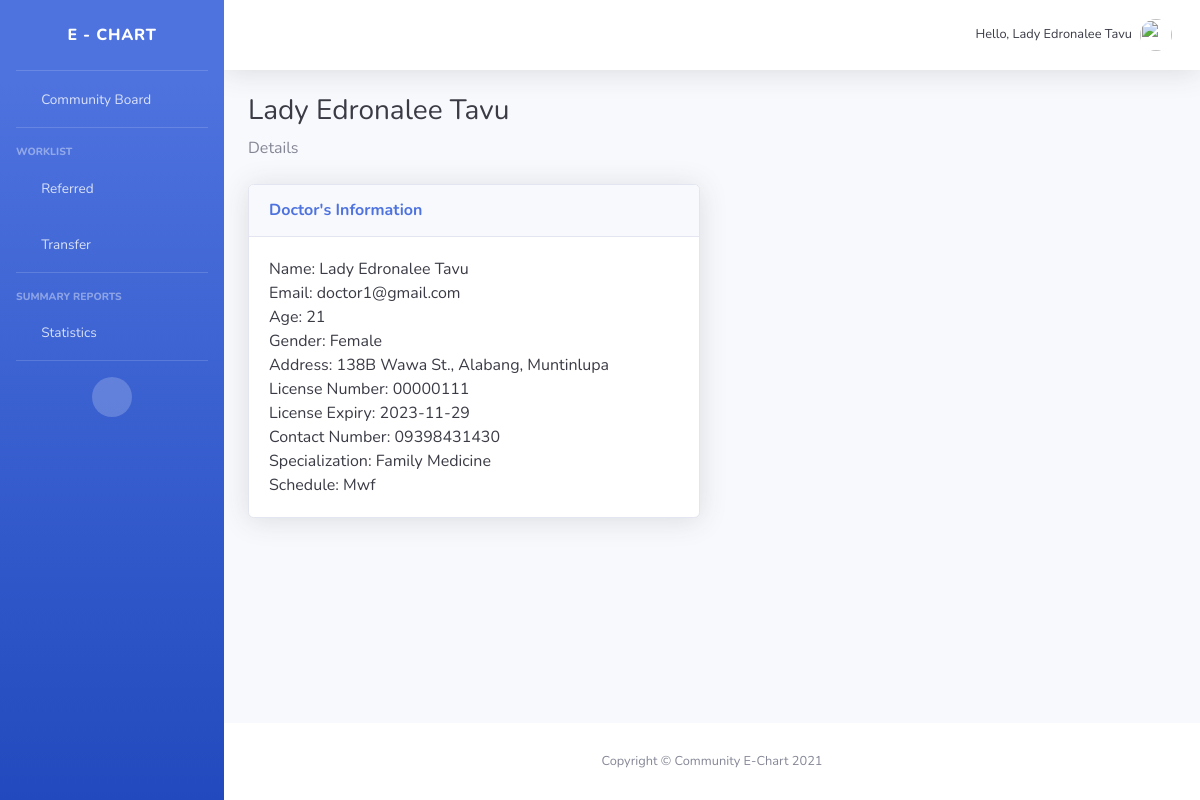
Screenshot of /docinfo/ (signed in) with the database file from the repository.
### account/models.py (models this page shows, shortened)
class Account(AbstractBaseUser, PermissionsMixin):
    email = models.EmailField(verbose_name="email", max_length=60, unique=True)
    date_joined = models.DateTimeField(verbose_name="date joined", auto_now_add=True)
    last_login = models.DateTimeField(verbose_name="last login", auto_now_add=True)
    is_admin = models.BooleanField(default=False)
    is_active = models.BooleanField(default=True)
    is_staff = models.BooleanField(default=False)
    is_superuser = models.BooleanField(default=False)
    firstname = models.CharField(max_length=200, null=True, verbose_name="first name")
    lastname = models.CharField(max_length=200, null=True, verbose_name="last name")
    address = models.CharField(max_length=200, null=True)
    barangay = models.CharField(max_length=200, null=True)
    city = models.CharField(max_length=200, null=True)
    birthdate = models.DateField(verbose_name="birth date", blank=True)
    age = models.CharField(max_length=200, null=True, blank=True)
    gender = models.CharField(max_length=200, null=True, choices=(
                ('Male', 'Male'),
                ('Female', 'Female'),
    ))
    contactnumber = models.CharField(max_length=200, null=True, verbose_name="contact number")
    licensenumber = models.CharField(verbose_name = "license number", max_length=200, null=True)
    licenseexpiry = models.DateField(verbose_name= "license expiry", null=True)
    licensepic = models.ImageField(verbose_name= "license picture", null = True, blank=True, upload_to = "pic_uploads/")
    specialization = models.CharField(max_length=200, null=True, choices=(
                    ('General Practitioner', 'General Practitioner'),
                    ('Family Medicine', 'Family Medicine'),
    ))
    schedule = models.CharField(max_length=200, null=True, blank=True)
    employeenumber = models.CharField(verbose_name = "employee number", max_length=200, null=True)
    USERNAME_FIELD = 'email'
    REQUIRED_FIELDS = ['firstname', 'lastname', 'address', 'barangay', 'city', 'licensenumber', 'licenseexpiry', 'birthdate', 'age', 'gender', 'licensepic',
    'contactnumber', 'specialization', 'schedule']
    objects = MyAccountManager()
    def __str__(self):
        return self.email
    def getFullName(self):
        return str(self.firstname + " " + self.lastname).title()
    def getAddress(self):
        return (str(self.address) + ", " + str(self.barangay) + ", " + str(self.city)).title()
    def getAge(self):
        return str(self.age)
    def getGender(self):
        return str(self.gender).title()
    def getLicenseNum(self):
        return str(self.licensenumber)
    def getLicenseExp(self):
        return str(self.licenseexpiry)
    def getContactNum(self):
        return str(self.contactnumber)
    def getSpecialization(self):
        return str(self.specialization).title()
    def getSchedule(self):
        return str(self.schedule).title()
    def is_Doctor(self):
        return self.groups.filter(name="Doctors").exists()
    def is_LGU(self):
        return self.groups.filter(name="LGU Employees").exists()

### chart/views.py (the view)
# urls.py: path('docinfo/', views.docinfo, name = "docinfo"),
@user_passes_test(Account.is_Doctor)
def docinfo(request):
    return render(request, 'chart/docinfo.html')

### chart/templates/chart/docinfo.html
{% extends 'chart/navbar.html' %}
{% load static %}
{% block content %}
                    <h1 class="h3 mb-2 text-gray-900">{{request.user.getFullName}}</h1>
                    <p class="mb-4">Details</p>
                    <div class="row">
                        <div class="col-lg-6">
                            <div class="card shadow mb-4">
                                <div class="card-header py-3">
                                    <h6 class="m-0 font-weight-bold text-primary">Doctor's Information</h6>
                                </div>
                                <div class="card-body text-gray-900">
                                    Name: {{request.user.getFullName}}<br>
                                    Email: {{request.user}}<br>
                                    Age: {{request.user.getAge}}<br>
                                    Gender: {{request.user.getGender}}<br>
                                    Address: {{request.user.getAddress}}<br>
                                    License Number: {{request.user.getLicenseNum}} <br>
                                    License Expiry: {{request.user.getLicenseExp}} <br>
                                    Contact Number: {{request.user.getContactNum}}<br>
                                    Specialization: {{request.user.getSpecialization}} <br>
                                    Schedule: {{request.user.getSchedule}} <br>
                                </div>
                            </div>
                        </div>
                    </div>
{% endblock content %}

### chart/templates/chart/navbar.html (shortened to what this page needs)
{% load static %}
<!DOCTYPE html>
<html lang="en">
<head>
    <link href="{% static 'vendor/fontawesome-free/css/all.min.css' %}" rel="stylesheet" type="text/css">
    <link href="{% static 'css/sb-admin-2.min.css' %}" rel="stylesheet">
    <link href="{% static 'vendor/datatables/dataTables.bootstrap4.min.css' %}" rel="stylesheet">
</head>
<body id="page-top">
    <div id="wrapper">
        <ul class="navbar-nav bg-gradient-primary sidebar sidebar-dark accordion" id="accordionSidebar">
            <a class="sidebar-brand d-flex align-items-center justify-content-center" href="#">
                <div class="sidebar-brand-text mx-3">E - Chart</div>
            </a>
            <hr class="sidebar-divider my-0">
            <li class="nav-item {% if request.resolver_match.view_name == 'communityboard' %}active{% endif %}">
                <a class="nav-link" href="{% url 'communityboard' %}">
                    <i class="fas fa-fw fa-tachometer-alt"></i>
                    <span>Community Board</span></a>
            </li>
            <hr class="sidebar-divider">
            <div class="sidebar-heading">
                Worklist
            </div>
            {% if request.user.is_Doctor %}
            <li class="nav-item {% if request.resolver_match.view_name == 'referred' %}active{% endif %}">
                <a class="nav-link" href="{% url 'referred' %}">
                    <i class="fas fa-fw fa-folder"></i>
                    <span>Referred</span></a>
            </li>
            {% endif %}
            <li class="nav-item {% if request.resolver_match.view_name == 'transfer' %}active{% endif %}">
                <a class="nav-link" href="{% url 'transfer' %}">
                    <i class="fas fa-fw fa-cog"></i>
                    <span>Transfer</span></a>
            </li>
            <hr class="sidebar-divider">
            <div class="sidebar-heading">
                Summary Reports
            </div>
            <li class="nav-item {% if request.resolver_match.view_name == 'statistics' %}active{% endif %}">
                <a class="nav-link" href="{% url 'statistics' %}">
                    <i class="fas fa-fw fa-chart-area"></i>
                    <span>Statistics</span></a>
            </li>
            <hr class="sidebar-divider d-none d-md-block">
            <div class="text-center d-none d-md-inline">
                <button class="rounded-circle border-0" id="sidebarToggle"></button>
            </div>
        </ul>
        <div id="content-wrapper" class="d-flex flex-column">
            <div id="content">
                <nav class="navbar navbar-expand navbar-light bg-white topbar mb-4 static-top shadow">
                    <ul class="navbar-nav ml-auto">
                        <li class="nav-item dropdown no-arrow">
                            <a class="nav-link dropdown-toggle" href="#" id="userDropdown" role="button"
                                data-toggle="dropdown" aria-haspopup="true" aria-expanded="false">
                                <span class="mr-2 d-none d-lg-inline text-gray-900 small">Hello, {{request.user.getFullName|title}}</span>
                                <img class="img-profile rounded-circle"
                                    src="{% static '/images/undraw_profile.svg' %}">
                            </a>
                        </li>
                    </ul>
                </nav>
                <div class="container-fluid">
                    {% block content %}
                    {% endblock content %}
                </div>
            </div>
            <footer class="sticky-footer bg-white">
                <div class="container my-auto">
                    <div class="copyright text-center my-auto">
                        <span>Copyright &copy; Community E-Chart 2021</span>
                    </div>
                </div>
            </footer>
        </div>
    </div>
</body>
</html>

### rows the page displays
Account: user.getFullName "Lady Edronalee Tavu", user "doctor1@gmail.com", user.getAge "21", user.getGender "Female", user.getAddress "138B Wawa St., Alabang, Muntinlupa", user.getLicenseNum "00000111", user.getLicenseExp "2023-11-29", user.getContactNum "09398431430", user.getSpecialization "Family Medicine", user.getSchedule "Mwf"
